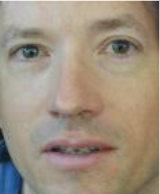
#> input picture photo_1.png, 160 x 194 px
$ python evaluation_chi2_LBP.py --ref photo_1.png --synth photo_1.png
#> lines starting #> are read from the running program, lines starting #| are printed output that depends on the picture
#!/usr/bin/env python3
import cv2
import numpy as np
import argparse
from skimage.feature import local_binary_pattern

def chi2_histogram(img1, img2, bins=(8,8,8), eps=1e-10):
    """Distance de Chi² entre histogrammes BGR 3D."""
    hist1 = cv2.calcHist([img1], [0,1,2], None, bins, [0,256]*3).flatten()
    hist2 = cv2.calcHist([img2], [0,1,2], None, bins, [0,256]*3).flatten()
    hist1 /= (hist1.sum() + eps); hist2 /= (hist2.sum() + eps)
    return 0.5 * np.sum((hist1 - hist2)**2 / (hist1 + hist2 + eps))

def lbp_distance(img1, img2, P=8, R=1, bins=24):
    """
    Distance L2 entre histogrammes de LBP sur la luminance.
    P = nombre de voisins, R = rayon.
    """
    # 1) Extraire luminance et normaliser
    gray1 = cv2.cvtColor(img1, cv2.COLOR_BGR2GRAY)
    gray2 = cv2.cvtColor(img2, cv2.COLOR_BGR2GRAY)

    # 2) Calculer LBP
    lbp1 = local_binary_pattern(gray1, P, R, method='uniform')
    lbp2 = local_binary_pattern(gray2, P, R, method='uniform')

    # 3) Histogrammes normalisés
    hist1, _ = np.histogram(lbp1.ravel(), bins=bins, range=(0, bins), density=True)
    hist2, _ = np.histogram(lbp2.ravel(), bins=bins, range=(0, bins), density=True)

    # 4) Distance L2
    return float(np.linalg.norm(hist1 - hist2))

def main():
    parser = argparse.ArgumentParser(
        description="Évaluation colorimétrique + texture (LBP) entre deux images")
    parser.add_argument('--ref',   required=True, help="Image de référence")
    parser.add_argument('--synth', required=True, help="Image synthétisée")
    parser.add_argument('--bins',  nargs=3, type=int, default=[8,8,8],
                        help="Buckets par canal BGR pour χ² histo")
    parser.add_argument('--P',     type=int, default=8,
                        help="Nombre de voisins pour LBP")
    parser.add_argument('--R',     type=float, default=1.0,
                        help="Rayon pour LBP")
    parser.add_argument('--lbp_bins', type=int, default=24,
                        help="Buckets pour histogramme LBP")
    args = parser.parse_args()

    # Chargement
    ref   = cv2.imread(args.ref,   cv2.IMREAD_COLOR)
#> ref is the input picture: shape (194, 160, 3); mean B, G, R 127.6, 144.3, 158
    synth = cv2.imread(args.synth, cv2.IMREAD_COLOR)
    if ref is None or synth is None:
        parser.error("Impossible de lire l’une des images (--ref ou --synth invalide).")

    # Calcul des métriques
    chi2 = chi2_histogram(ref, synth, bins=tuple(args.bins))
#> in chi2_histogram, `hist1 = cv2.calcHist([img1], [0,1,2], None, bins, [0,256]*3).flatten()`: hist1 = 512 values, max 5144 at index 229, min 0 at index 2, mean 60.62
#> in chi2_histogram, `hist2 = cv2.calcHist([img2], [0,1,2], None, bins, [0,256]*3).flatten()`: hist2 has the same summary as hist1
#> in chi2_histogram, `hist1 /= hist1.sum() + eps`: hist1 = 512 values, max 0.166 at index 229, min 0 at index 2, mean 0.00195
#> in chi2_histogram, `hist2 /= hist2.sum() + eps`: hist2 has the same summary as hist1
#> chi2 = 0
    lbp  = lbp_distance(ref, synth, P=args.P, R=args.R, bins=args.lbp_bins)
#> in lbp_distance, `gray1 = cv2.cvtColor(img1, cv2.COLOR_BGR2GRAY)`:
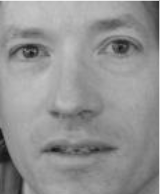
#> gray1: shape (194, 160); min 19, max 238, mean 146.5
#> in lbp_distance, `lbp1 = local_binary_pattern(gray1, P, R, method='uniform')`:
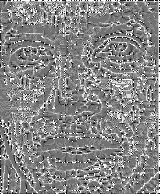
#> lbp1: shape (194, 160) float64; min 0, max 9, mean 4.75; drawn with min black and max white
#> in lbp_distance, `hist1, _ = np.histogram(lbp1.ravel(), bins=bins, range=(0, bins), dens..`: hist1 = 24 values, max 0.321 at index 4, min 0 at index 10, mean 0.0417
#> in lbp_distance, `hist2, _ = np.histogram(lbp2.ravel(), bins=bins, range=(0, bins), dens..`: hist2 has the same summary as hist1
#> lbp = 0

    # Affichage
    print(f"Chi² histogram distance (bins={args.bins}): {chi2:.4f}")
#| Chi² histogram distance (bins=[8, 8, 8]): 0.0000
    print(f"LBP histogram L2 distance (P={args.P}, R={args.R}, bins={args.lbp_bins}): {lbp:.4f}")
#| LBP histogram L2 distance (P=8, R=1.0, bins=24): 0.0000

    # Score combiné (optionnel)
    combined = chi2 + lbp
#> combined = 0
    print(f"Combined score (χ² + L2 LBP): {combined:.4f}")
#| Combined score (χ² + L2 LBP): 0.0000

if __name__ == '__main__':
    main()
